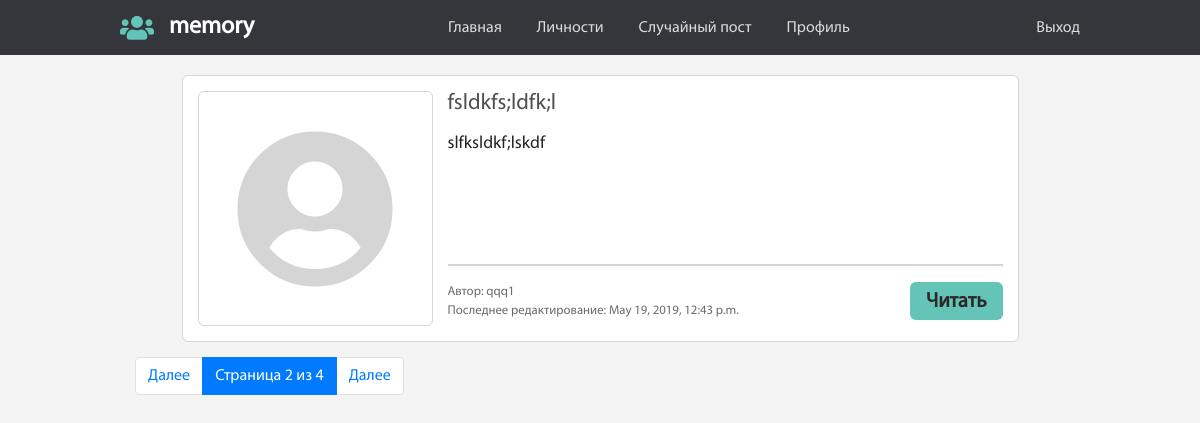
Page /?page=2 (signed in) on the committed database.
### mysite/models.py (models this page shows, shortened)
class Post(models.Model):
    email = models.EmailField(verbose_name="email", db_index=True, blank=True)
    name = models.ForeignKey(User, on_delete=models.CASCADE, verbose_name="Имя", db_index=True, blank=True)
    second_name = models.CharField(verbose_name="Фамилия", max_length=150, db_index=True, blank=True)
    title = models.CharField(verbose_name="Заголовок", max_length=500)
    preview = models.CharField(verbose_name= "Тизер", max_length=500, blank=True, db_index=True)
    text_post = MarkdownxField(verbose_name= "Текст поста", blank=True, db_index=True)
    CHOICE_TO_STAR = (
        (True, 'Пост известной личности'),
        (False, 'Пост обычного пользователя'),
    )
    star = models.BooleanField(verbose_name="Настройка поста", choices=CHOICE_TO_STAR, default=False)
    date_pub = models.DateTimeField(verbose_name="Дата публикации", auto_now_add=True)
    date_modified = models.DateTimeField(verbose_name="Последнее изменение", auto_now=True)
    pictures = models.CharField(verbose_name="Ссылка на картинку", max_length=500, blank=True)
    class Meta:
        ordering = ["-date_modified"]
    def get_preview(self):
        if not self.preview:
            return markdownify(self.text_post[:501]+"...")
        else:
            return self.preview
    def __str__(self):
        return self.title

### mysite/views.py (the view)
# urls.py: url(r'^$', v.posts_list, name='posts_list'),
def posts_list(request):
    posts = Post.objects.all()
    paginator = Paginator(posts, 1)
    page = request.GET.get('page')
    try:
        posts = paginator.page(page)
    except PageNotAnInteger:
        posts = paginator.page(1)
    except EmptyPage:
        posts = paginator.page(paginator.num_pages)
    return render(request, 'mysite/posts_list.html', context={'posts': posts, 'page': page})

### mysite/templates/mysite/posts_list.html (shortened to what this page needs)
{% extends 'mysite/base_page.html' %}
{% load staticfiles %}
{% block css %}
  <link rel="stylesheet" href="{% static 'css/post.css' %}">
{% endblock %}
{% block content %}
  {% for post in posts %}
    <aside class="post">
      <section class="post__img">
        <i class="fas fa-user-circle"></i>
      </section>
      <section class="post__info">
        <h3>{{ post }}</h3>
        <p class="post__prev">{{ post.get_preview }}</p>
        <hr>
        <div class="post__nav">
          <div class="post__addition">
            <span>Автор: {{post.name}} {{post.second_name}}</span></br>
            <span>Последнее редактирование: {{ post.date_modified }}</span>
          </div>
          <a class="btnn" href="{% url 'post_detail' post.id%}">Читать</a>
        </div>
      </section>
    </aside>
  {% endfor %}
  <nav class="pagination__wrap">
    <ul class="pagination">
      {% if posts.has_previous %}
        <li class="page-item"><a class="page-link" href="?page=1">Далее</a></li>
      {% else %}
        <li class="page-item disabled"><a class="page-link">Назад</a></li>
      {% endif %}
      <li class="page-item active" aria-current="page">
        <span class="page-link">
          Страница {{ posts.number }} из {{ posts.paginator.num_pages }}
        </span>
      </li>
      {% if posts.has_next %}
        <li class="page-item">
          <a class="page-link" href="?page={{ posts.next_page_number }}">Далее</a>
        </li>
      {% else %}
        <li class="page-item disabled"><a class="page-link">Далее</a></li>
      {% endif %}
    </ul>
  </nav>
{% endblock %}

### static/css/base.css (style rules this page uses)
:root { --izumrud: #64c4b8; }
body { background: #f4f4f4; font-family: "MyriadProRegular"; }
.btnn { display: flex; background: var(--izumrud); cursor: pointer; border-radius: 6px; padding: 0 16px; justify-content: center; align-items: center; color: #2a2929; font-weight: bold; font-size: 1.3rem; transition: all 0.3s ease; line-height: normal; }

### mysite/static/css/post.css (style rules this page uses)
.post { background: #FFF; border-radius: 6px; border: 1px #d6d6d6 solid; padding: 15px; width: 90%; display: flex; flex-flow: row wrap; margin: 0 auto; margin-bottom: 15px; }
.post__img { display: block; min-width: 235px; height: 235px; margin-right: 15px; border: 1px #d6d6d6 solid; border-radius: 6px; }
.post__img .fas { font-size: 10rem; display: flex; justify-content: center; align-items: center; height: 100%; color: #d5d5d5; }
.post__info { display: block; width: auto; flex: 1; }
.post__info h3 { color: #4f4f4f; margin-bottom: 15px; font-size: 1.4rem; }
.post__prev { font-size: 1.1rem; line-height: normal; height: 49%; overflow: hidden; }
.post__info hr { border: 1px #d6d6d6 solid; }
.post__nav { display: flex; justify-content: space-between; }
.post__addition { font-size: .8rem; color: #6b6b6b; }

### rows in the picture
Post: title "fsldkfs;ldfk;l", get_preview "slfksldkf;lskdf", name "qqq1", date_modified "May 19, 2019, 12:43 p.m."

### other values in the picture
{{ posts.number }} "2"
{{ posts.paginator.num_pages }} "4"
